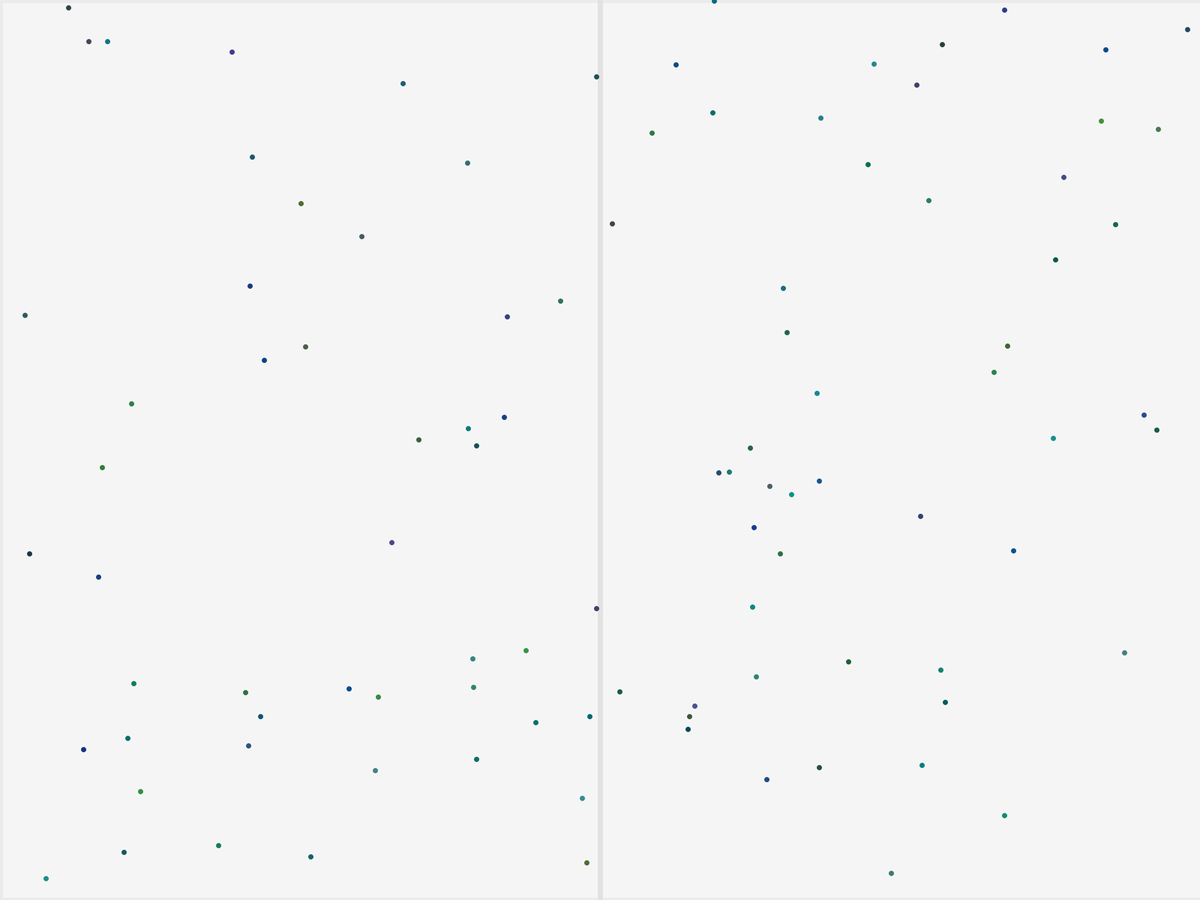
Frame 1 (no input)
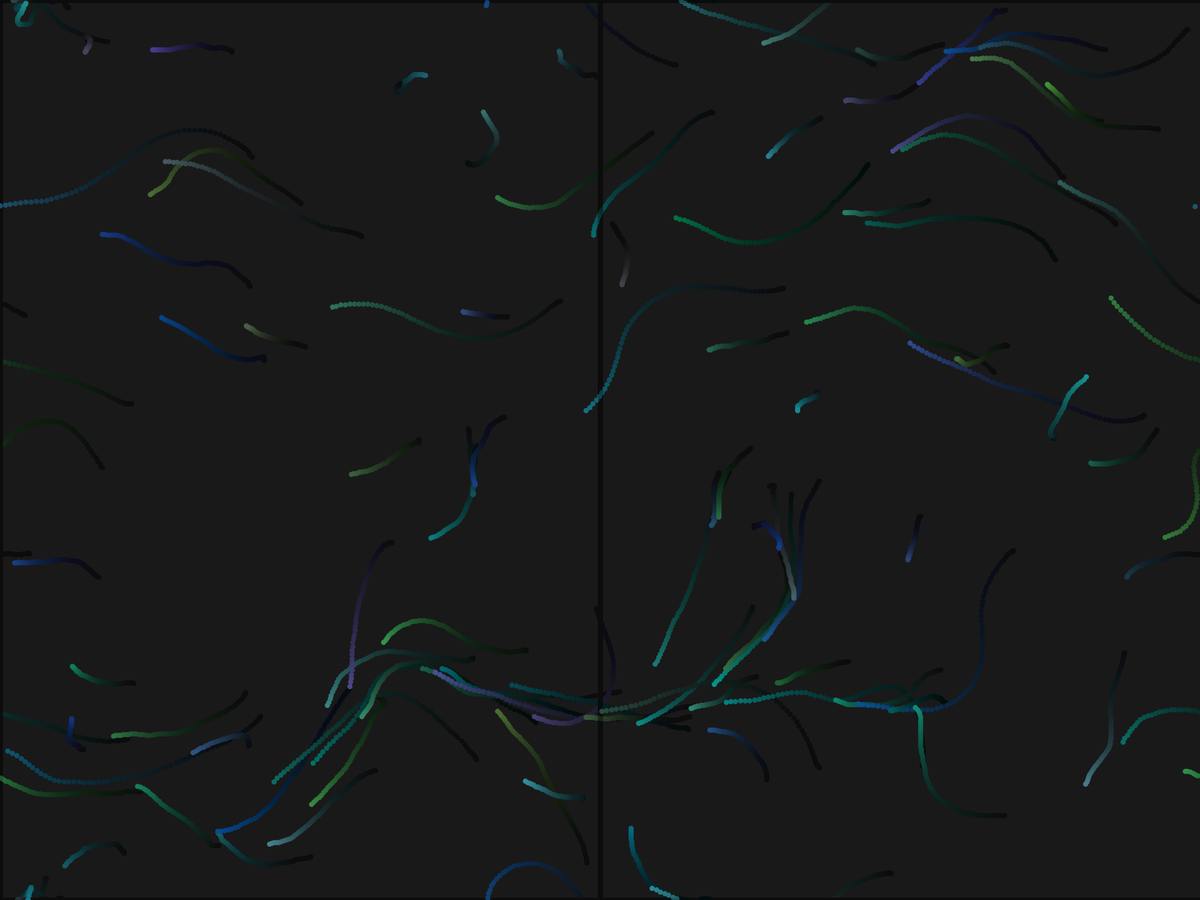
Frame 60 (the mouse pressed at the canvas centre just before this capture)
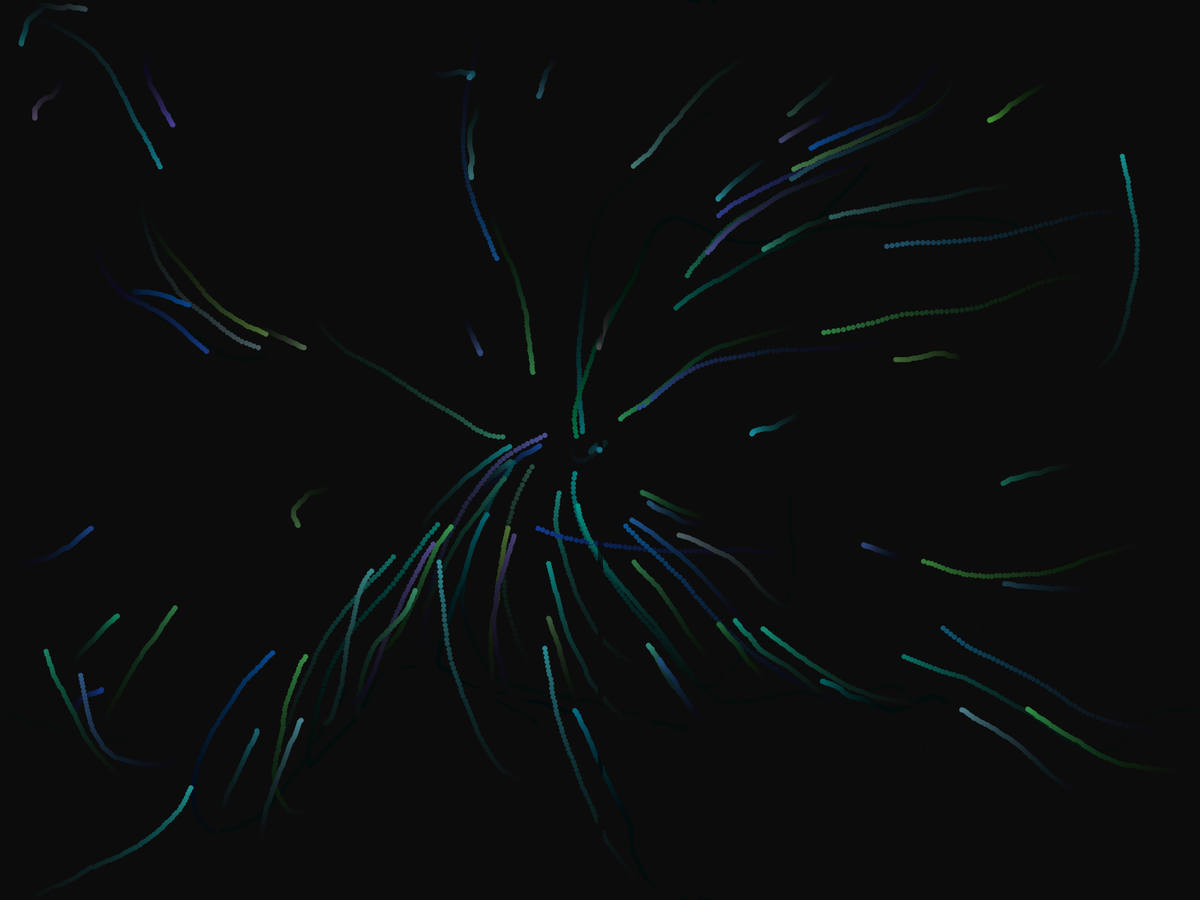
Frame 120 (the mouse held since frame 60 and released just before this capture)

The Processing sketch that drew these frames (run headless with seeded random() and noise(); from frame 60 on, the mouse is pressed at the canvas centre):

// Processing sketch: sketch_6_3_flow_field_with_wistles_and_bells
// ── sketch_6_3_flow_field_with_wistles_and_bells.pde
FlowField field;

ArrayList<Walker> walkers;
boolean first;
void setup() {
  //blendMode(LIGHTEST);
  background(255);
  fullScreen();
  
  
  //size(640, 640);
  field = new FlowField(30);
  field.init(0.15);
  
  walkers = new ArrayList<Walker>();
  for(int i = 0; i < 100; i++) {
    walkers.add(new Walker());
  }
  strokeWeight(7);
}
void mousePressed() {
  field.init(0.15);
}
void draw() {
  stroke(0,0,0,10);
  fill(0,0,0,10);
  rect(0,0,width/2,height);
  
  //stroke(255,255,255,10);
  //fill(255,255,255,10);
  rect(width/2,0,width,height);
  
  //background(255,255,255,20);
  //if (mousePressed) { field.draw(); }
  for(Walker w : walkers) { 
    w.update();
    w.draw();
  
  }
}

class Walker {
  PVector position;
  PVector velocity;
  PVector acceleration;
  
  float maxVelocity;
  float maxSteeringForce;
  
  color c;
  
  Walker() {
    position = new PVector(random(0, width), random(0,height));//position = new PVector(width/2, height/2);
    velocity = new PVector(0,0);
    acceleration = new PVector(0,0);
    maxVelocity = random(1,7);
    maxSteeringForce = random(0,1);
    c = color(random(0,80),random(50,150),random(50,150));
    //c = color(random(200,255),random(200,255),random(200,255));
  }
  
  void update() {
    if (mousePressed) {
      applyMouseForce();
    }
    applyRandomForce();
    applySteeringForce();
    
    velocity.add(acceleration);
    velocity.limit(maxVelocity);
    position.add(velocity);
    acceleration.mult(0);
    
    moveIntoView(position);
  }
  
  void applySteeringForce() {
    PVector target = PVector.add(position, field.lookup(position));//new PVector(mouseX, mouseY);
    PVector desired = PVector.sub(target, position);
    
    PVector steering = PVector.sub(desired, velocity);
    steering.setMag(maxSteeringForce);
    applyForce(steering);
  }
  
  void applyRandomForce() {
    applyForce(new PVector(random(2)-1, random(2)-1).mult(0.4));
  }
  
  void applyMouseForce() {
    PVector target = new PVector(mouseX, mouseY);
    PVector desired = PVector.sub(target, position);
    
    PVector steering = PVector.sub(desired, velocity);
    steering.setMag(maxSteeringForce*2);
    applyForce(steering);
  
  }
  
  void draw() {
    stroke(c);
    point(position.x, position.y);//circle(position.x, position.y, 7); 
  }
  
  void applyForce(PVector force) { 
    acceleration.add(force);
  }
}

void moveIntoView(PVector position) {
  if (position.x > width) position.x = position.x - width;
  else if (position.x < 0) position.x = position.x + width;
  if (position.y > height) position.y = position.y - height;
  else if (position.y < 0) position.y = position.y + height;
}

class FlowField {
  
  PVector[][] field;
  int cols, rows;
  int resolution;
  
  FlowField(int r) {
    cols = (width/r)+1;
    rows = (height/r)+1;
    resolution = r;
    field = new PVector[cols][rows];
  }
  
  void init(float step) {
    noiseSeed(int(random(99999999)));
    float xoff = 0;
    for (int col = 0; col < cols; col++) {
      float yoff = 0;
      for (int row = 0; row < rows; row++) {
        float angle = map(noise(xoff, yoff),0,1,0,TAU);
        field[col][row] = PVector.fromAngle(angle).setMag(resolution/2);
        yoff += step;
      }
      xoff += step;
    }
  }
  
  void draw() {
    for (int col = 0; col < cols; col++) {
      for (int row = 0; row < rows; row++) {
        
        line(resolution*col, resolution*row, 
        resolution*col+field[col][row].x, resolution*row+field[col][row].y);
      }
    }
  }
  
  PVector lookup(PVector position) {
    int x = int(constrain(position.x, 0, width));
    int y = int(constrain(position.y, 0, height));
    return field[x/resolution][y/resolution];
  }
}
